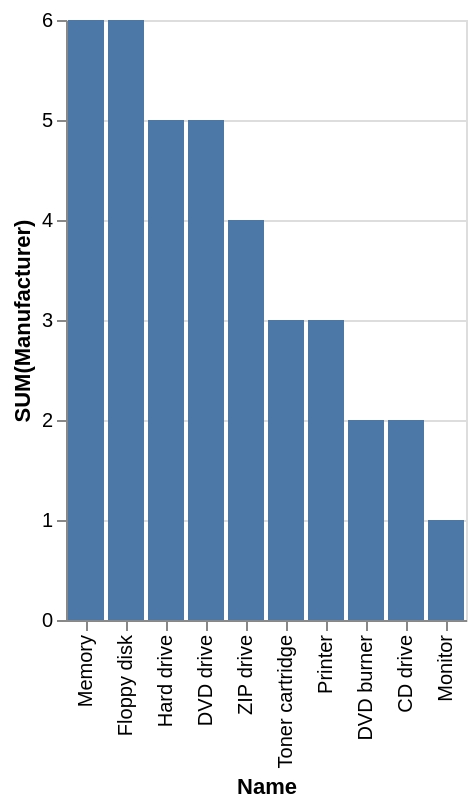

Describe this chart as a Vega-Lite specification.
### Vega-Lite specification from a JSON file in a GitHub repository (floating-point values rounded to 4 significant figures)
{"data": {"values": [{"x_data": "Memory", "y_data": 6}, {"x_data": "Floppy disk", "y_data": 6}, {"x_data": "Hard drive", "y_data": 5}, {"x_data": "DVD drive", "y_data": 5}, {"x_data": "ZIP drive", "y_data": 4}, {"x_data": "Toner cartridge", "y_data": 3}, {"x_data": "Printer", "y_data": 3}, {"x_data": "DVD burner", "y_data": 2}, {"x_data": "CD drive", "y_data": 2}, {"x_data": "Monitor", "y_data": 1}]}, "mark": "bar", "encoding": {"x": {"field": "x_data", "type": "nominal", "title": "Name", "sort": {"op": "sum", "field": "y_data", "order": "descending"}}, "y": {"field": "y_data", "type": "quantitative", "title": "SUM(Manufacturer)"}}}
